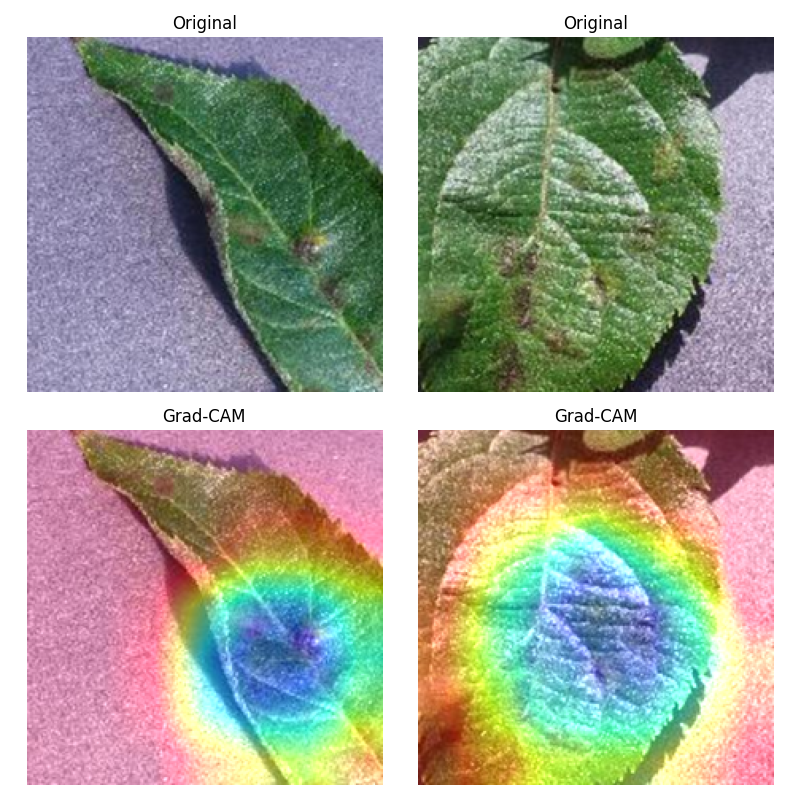
#> input picture approach_1/stage_2/gradcam/apple_scab.png, 800 x 800 px
$ python -i blur_utils.py   (imports and definitions only)
#> lines starting #> are read from the running program, lines starting #| are printed output that depends on the picture; after the words box and inside, x2 and y2 are one past the last pixel; in counts of white or black regions, pixels touching at a corner belong together
import numpy as np
import cv2
from PIL import Image


def blur_background_pil(img: Image.Image, blur_kernel=15):
#> called with blur_kernel = 15
    img_np = np.array(img)

    # Convert to grayscale and detect edges
    gray = cv2.cvtColor(img_np, cv2.COLOR_RGB2GRAY)
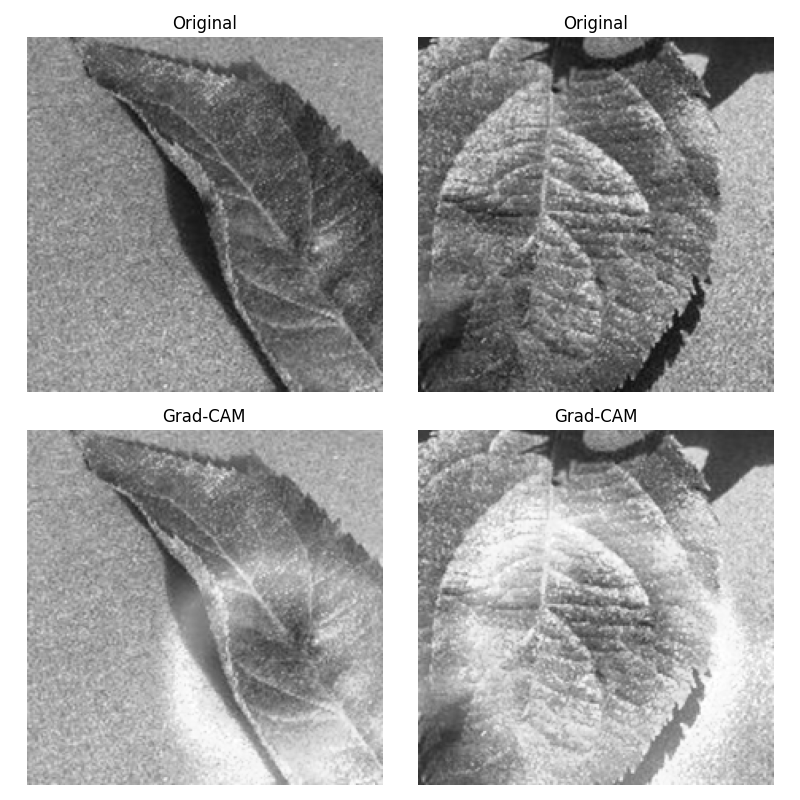
#> gray: shape (800, 800); min 0, max 255, mean 166
    edges = cv2.Canny(gray, 30, 100)
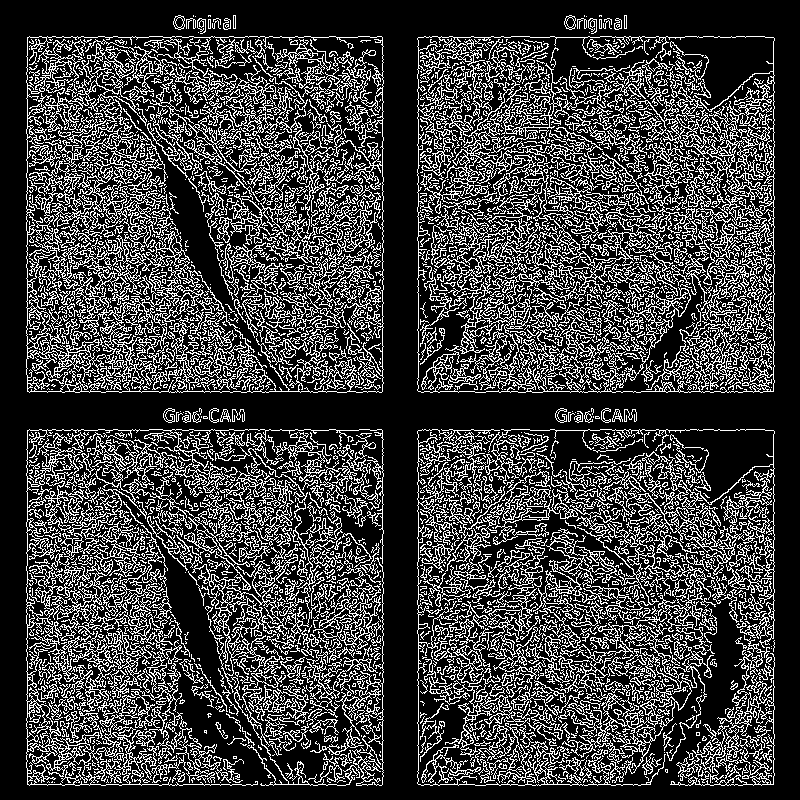
#> edges: shape (800, 800); 25% white in thin lines or dots

    # Find contours and fill them to create a mask
    contours, _ = cv2.findContours(edges, cv2.RETR_EXTERNAL, cv2.CHAIN_APPROX_SIMPLE)
#> contours = 1250 contours, 1057 with area under 20; largest, box (x1, y1, x2, y2) and area: (26, 36, 384, 393) 126029, (417, 36, 775, 393) 126014, (26, 429, 384, 786) 11142, (174, 494, 299, 693) 3343, (531, 578, 714, 775) 2479
    leaf_mask = np.zeros_like(gray, dtype=np.uint8)
    cv2.drawContours(leaf_mask, contours, -1, 255, thickness=cv2.FILLED)
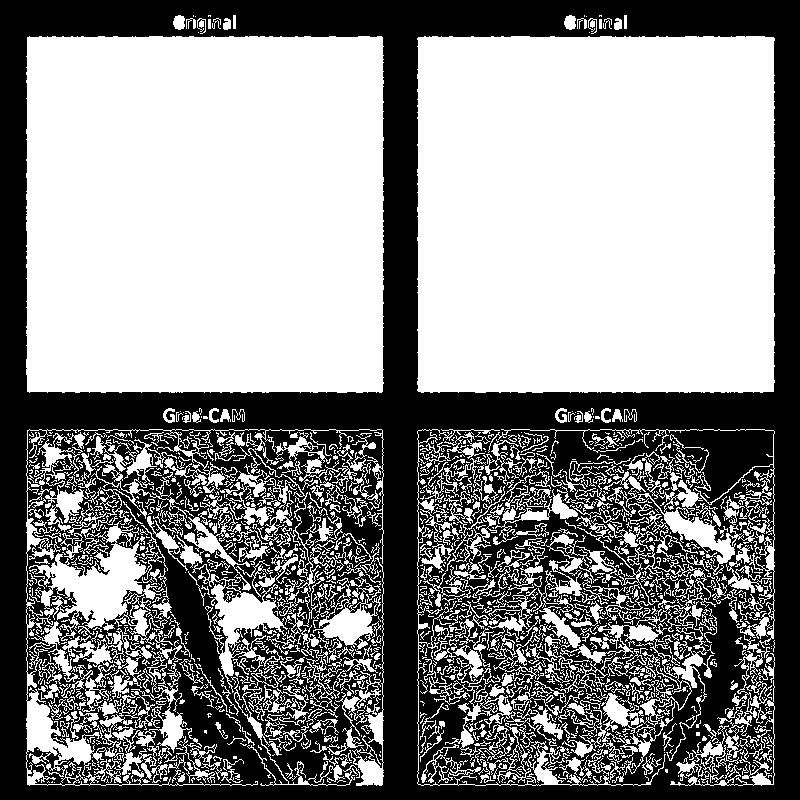
#> leaf_mask: shape (800, 800); 55.3% white; 1 black region, box (x1, y1, x2, y2) and area: (0, 0, 800, 800) 285857

    # Smooth and dilate the mask a bit
    leaf_mask = cv2.dilate(leaf_mask, np.ones((5, 5), np.uint8), iterations=1)
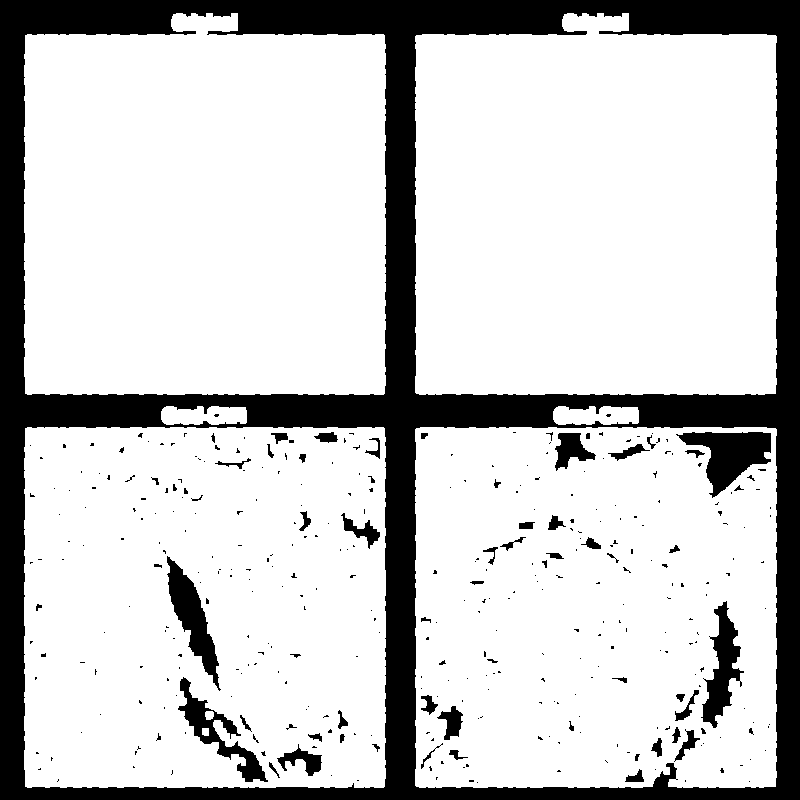
#> leaf_mask: shape (800, 800); 79.3% white; 368 black regions (306 under 20 px), largest, box (x1, y1, x2, y2) and area: (0, 0, 800, 800) 115180, (676, 432, 771, 498) 3023, (167, 556, 221, 691) 2509
    mask_bool = leaf_mask.astype(bool)

    # Apply Gaussian blur to full image
    blurred_img = cv2.GaussianBlur(img_np, (blur_kernel, blur_kernel), 0)
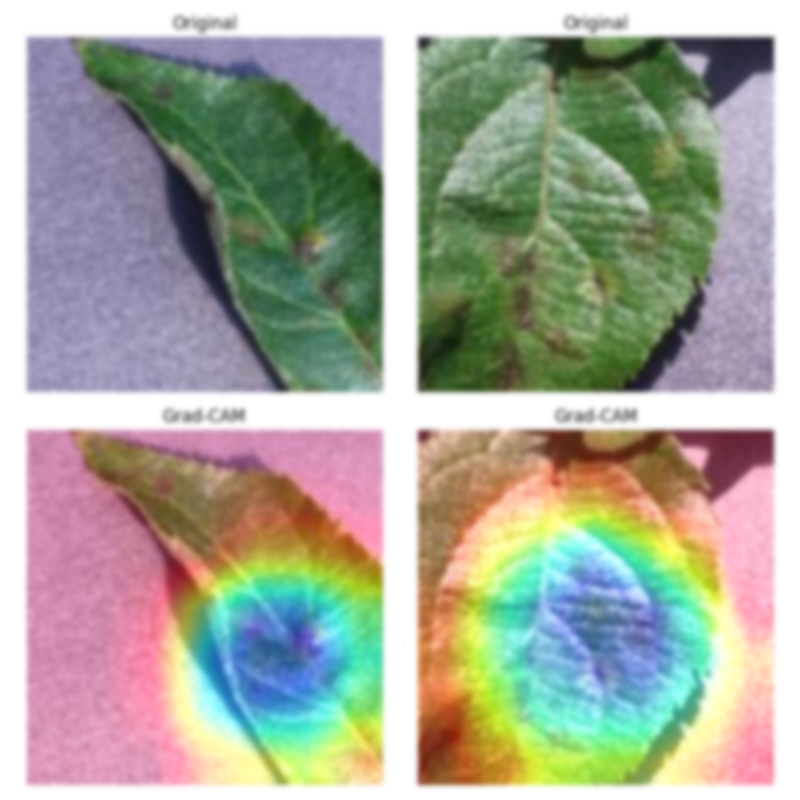
#> blurred_img: shape (800, 800, 3); mean R, G, B 166, 168.2, 154.5

    # Combine: keep leaf unblurred, blur rest
    final_img = blurred_img.copy()
    final_img[mask_bool] = img_np[mask_bool]

    return Image.fromarray(final_img)

>>> import cv2
>>> picture = cv2.cvtColor(cv2.imread('gradcam/apple_scab.png'), cv2.COLOR_BGR2RGB)
>>> result = blur_background_pil(picture)

$ run again, on approach_1/stage_2/gradcam/bacterial_spot.png
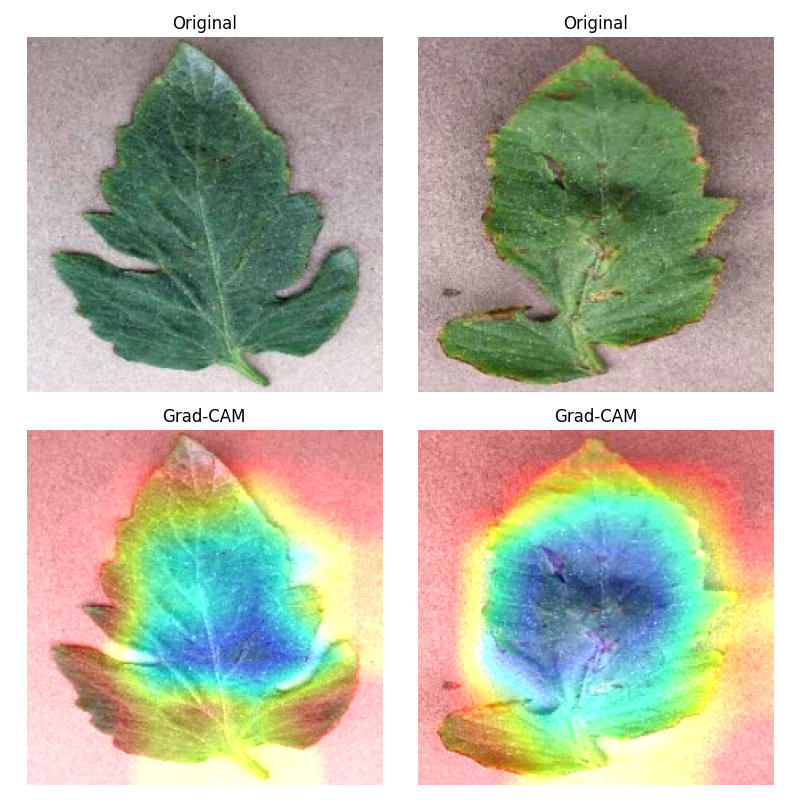
#> input picture approach_1/stage_2/gradcam/bacterial_spot.png, 800 x 800 px
#> in blur_background_pil, `edges = cv2.Canny(gray, 30, 100)`:
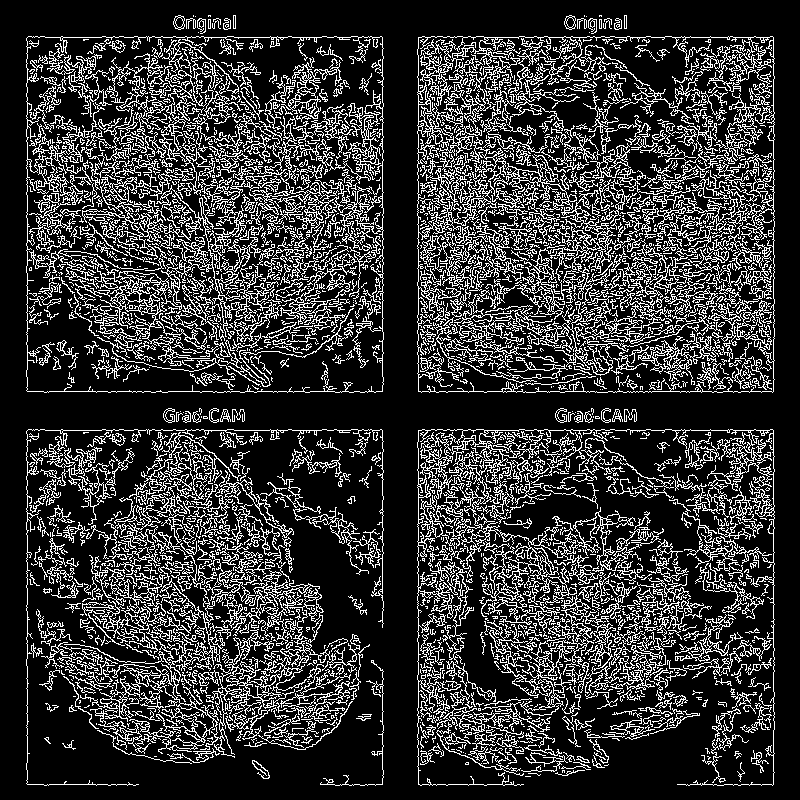
#> edges: shape (800, 800); 20.9% white in thin lines or dots
#> contours = 908 contours, 725 with area under 20; largest, box (x1, y1, x2, y2) and area: (417, 36, 775, 393) 125978, (26, 36, 384, 393) 125971, (64, 555, 307, 758) 3174, (417, 429, 775, 786) 2854, (475, 507, 641, 637) 1932
#> in blur_background_pil, `leaf_mask = cv2.dilate(leaf_mask, np.ones((5, 5), np.uint8), iteration..`:
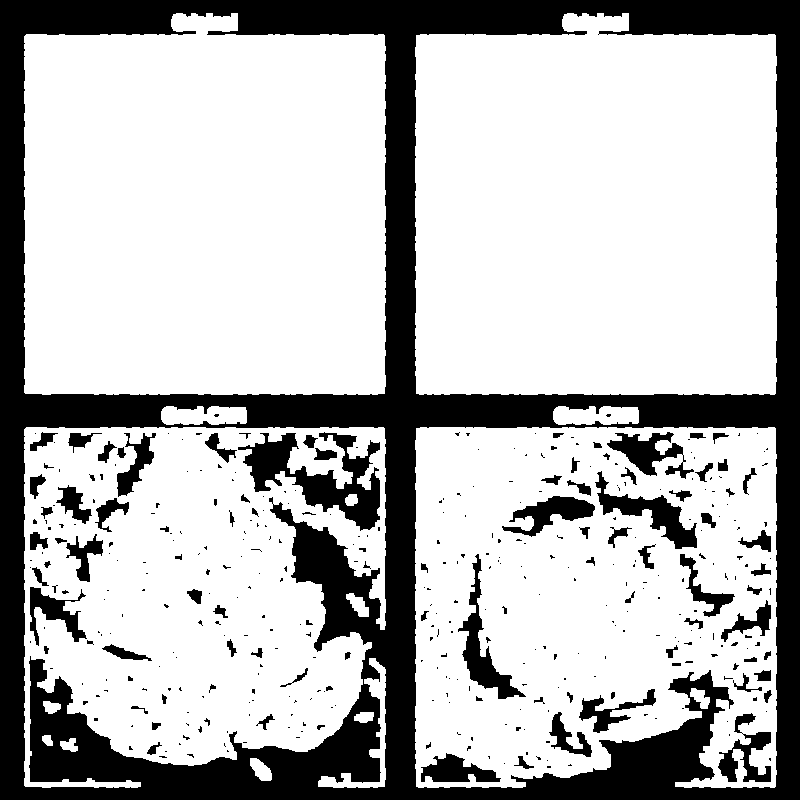
#> leaf_mask: shape (800, 800); 72.4% white; 400 black regions (299 under 20 px), largest, box (x1, y1, x2, y2) and area: (0, 0, 800, 800) 145487, (238, 432, 380, 531) 5439, (595, 471, 697, 549) 2239

$ run again, on approach_1/stage_2/gradcam/black_rot.png
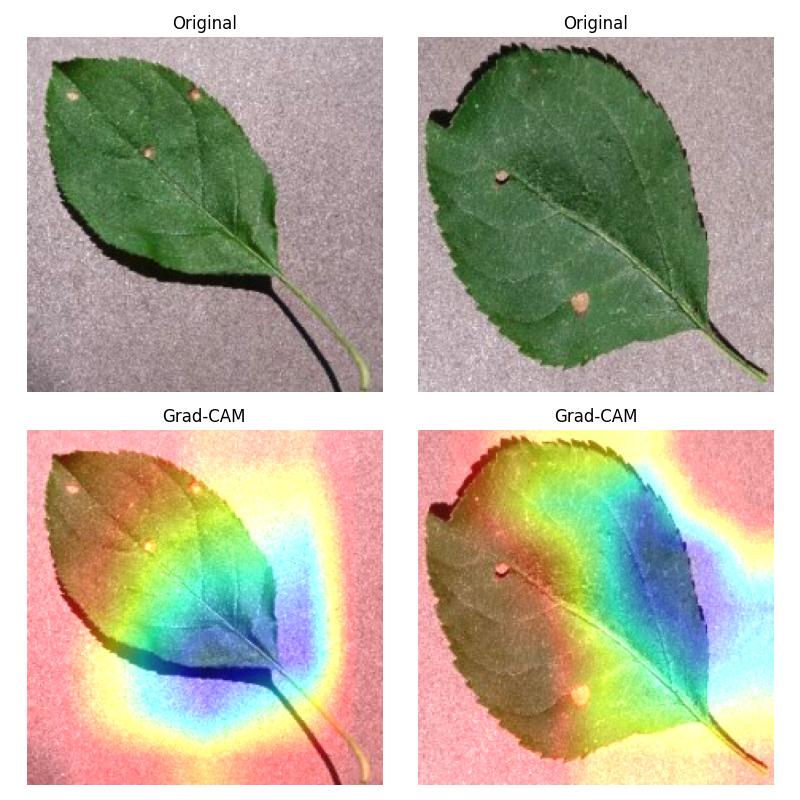
#> input picture approach_1/stage_2/gradcam/black_rot.png, 800 x 800 px
#> in blur_background_pil, `edges = cv2.Canny(gray, 30, 100)`:
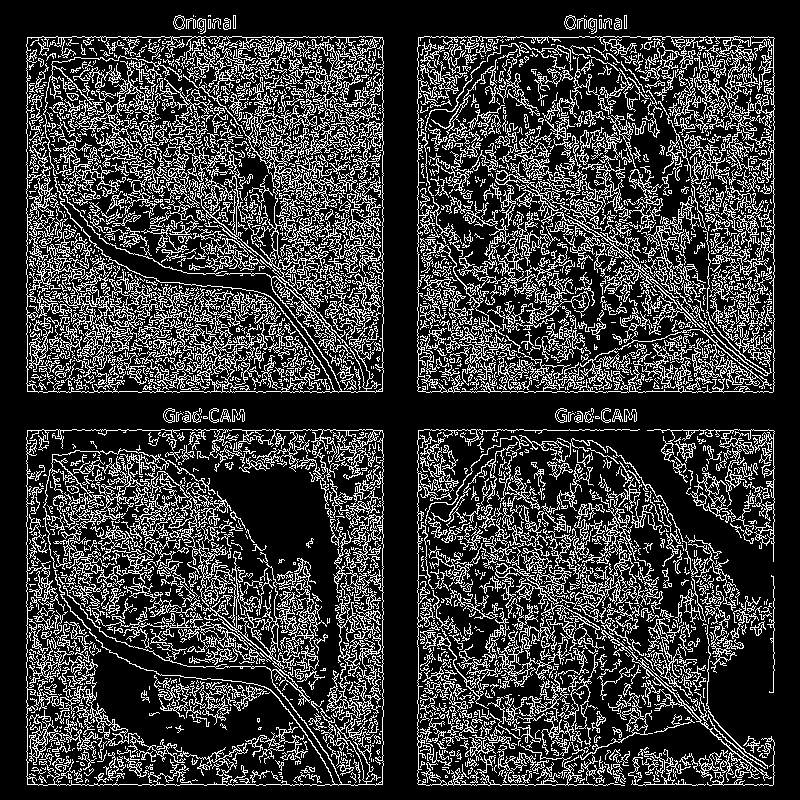
#> edges: shape (800, 800); 22.4% white in thin lines or dots
#> contours = 559 contours, 437 with area under 20; largest, box (x1, y1, x2, y2) and area: (26, 429, 384, 786) 126033, (26, 36, 384, 393) 126027, (417, 36, 775, 393) 126007, (582, 461, 641, 607) 1198, (495, 547, 572, 630) 1042
#> mask_bool: shape (800, 800) bool; 78.4% white; 272 black regions (187 under 20 px), largest, box (x1, y1, x2, y2) and area: (0, 0, 800, 800) 126312, (611, 724, 724, 759) 1763, (441, 605, 498, 657) 678
#> in blur_background_pil, `blurred_img = cv2.GaussianBlur(img_np, (blur_kernel, blur_kernel), 0)`:
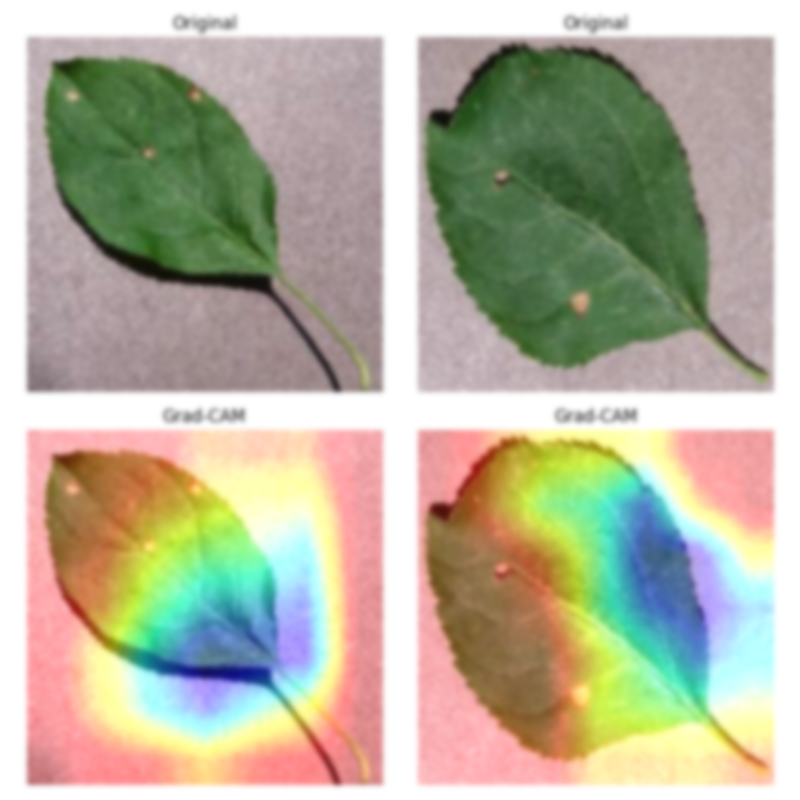
#> blurred_img: shape (800, 800, 3); mean R, G, B 182.2, 178.7, 157.9

$ run again, on approach_1/stage_2/gradcam/cedar_apple_rust.png
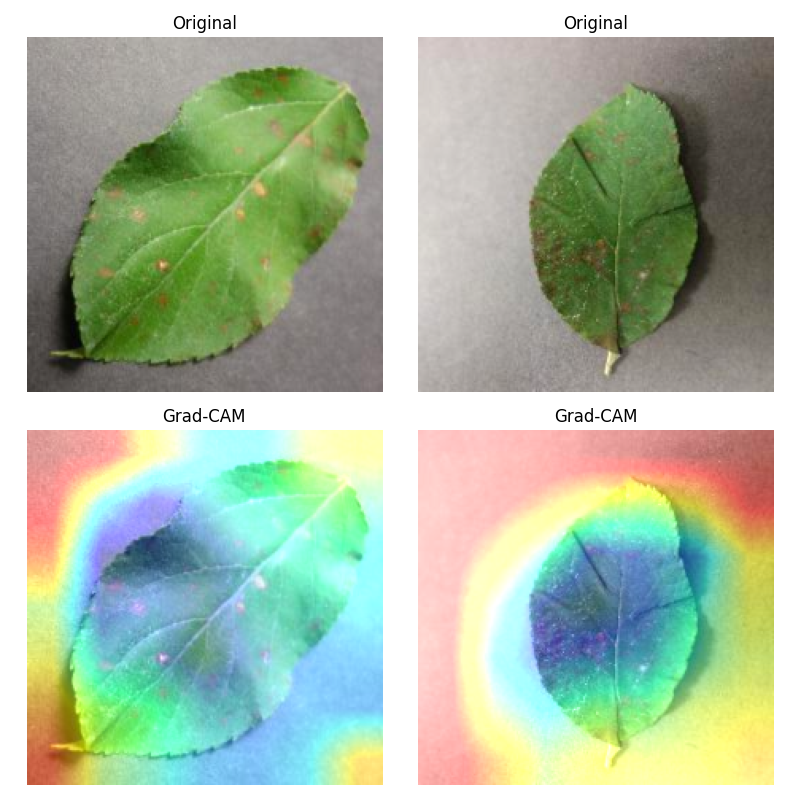
#> input picture approach_1/stage_2/gradcam/cedar_apple_rust.png, 800 x 800 px
#> in blur_background_pil, `edges = cv2.Canny(gray, 30, 100)`:
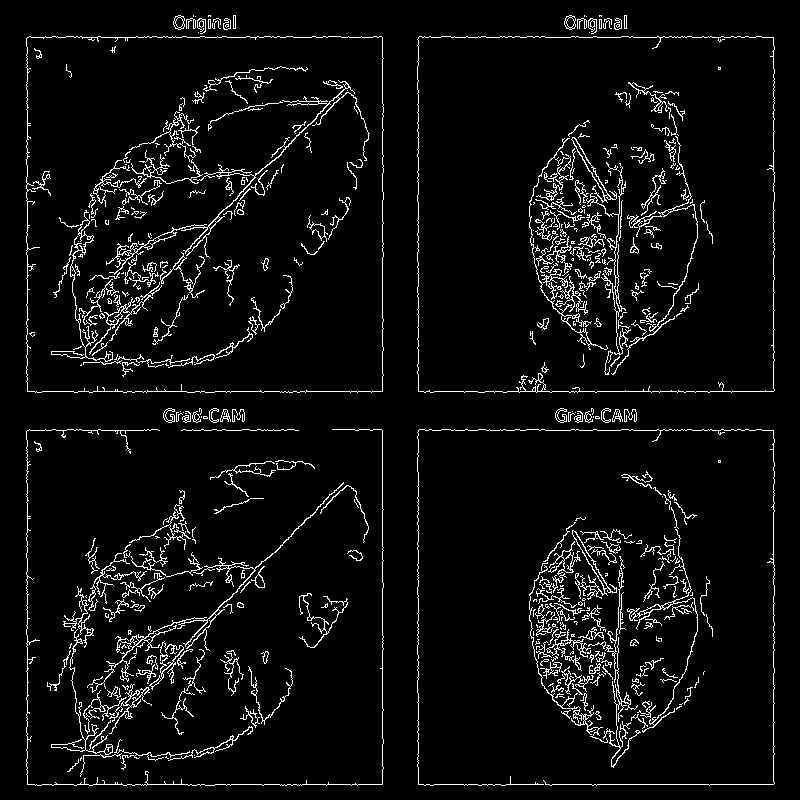
#> edges: shape (800, 800); 5.3% white in thin lines or dots
#> contours = 252 contours, 183 with area under 20; largest, box (x1, y1, x2, y2) and area: (417, 36, 775, 393) 125992, (26, 36, 384, 393) 125984, (87, 482, 344, 693) 658, (149, 641, 184, 690) 394, (572, 530, 617, 600) 337
#> in blur_background_pil, `leaf_mask = cv2.dilate(leaf_mask, np.ones((5, 5), np.uint8), iteration..`:
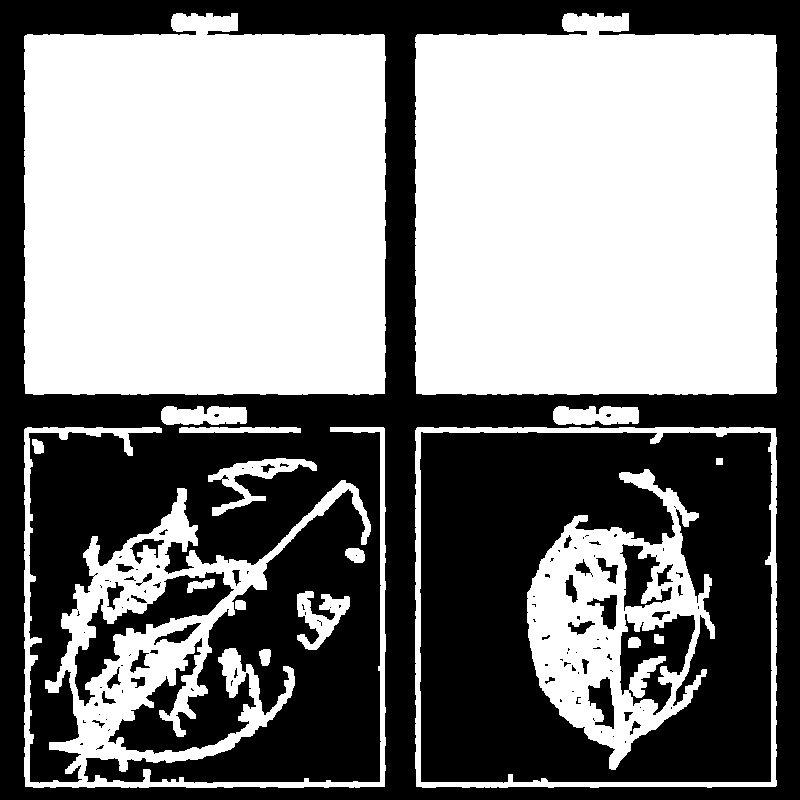
#> leaf_mask: shape (800, 800); 52.3% white; 114 black regions (74 under 20 px), largest, box (x1, y1, x2, y2) and area: (0, 0, 800, 800) 200449, (420, 432, 772, 783) 89695, (75, 572, 234, 706) 5141
